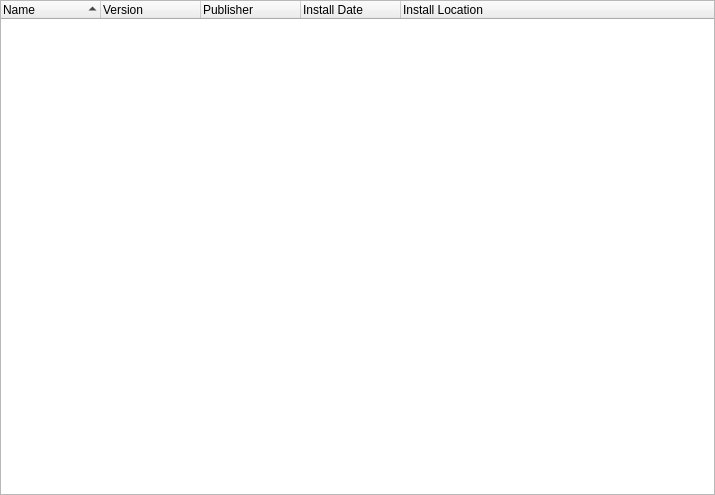
<?xml version="1.0" encoding="UTF-8"?>
<ui version="4.0">
 <class>SysInfoApplications</class>
 <widget class="QWidget" name="SysInfoApplications">
  <property name="geometry">
   <rect>
    <x>0</x>
    <y>0</y>
    <width>715</width>
    <height>495</height>
   </rect>
  </property>
  <property name="windowTitle">
   <string/>
  </property>
  <layout class="QVBoxLayout" name="verticalLayout">
   <property name="leftMargin">
    <number>0</number>
   </property>
   <property name="topMargin">
    <number>0</number>
   </property>
   <property name="rightMargin">
    <number>0</number>
   </property>
   <property name="bottomMargin">
    <number>0</number>
   </property>
   <item>
    <widget class="QTreeWidget" name="tree">
     <property name="contextMenuPolicy">
      <enum>Qt::ContextMenuPolicy::CustomContextMenu</enum>
     </property>
     <property name="showDropIndicator" stdset="0">
      <bool>false</bool>
     </property>
     <property name="iconSize">
      <size>
       <width>16</width>
       <height>16</height>
      </size>
     </property>
     <property name="indentation">
      <number>0</number>
     </property>
     <property name="sortingEnabled">
      <bool>true</bool>
     </property>
     <attribute name="headerShowSortIndicator" stdset="0">
      <bool>true</bool>
     </attribute>
     <column>
      <property name="text">
       <string>Name</string>
      </property>
     </column>
     <column>
      <property name="text">
       <string>Version</string>
      </property>
     </column>
     <column>
      <property name="text">
       <string>Publisher</string>
      </property>
     </column>
     <column>
      <property name="text">
       <string>Install Date</string>
      </property>
     </column>
     <column>
      <property name="text">
       <string>Install Location</string>
      </property>
     </column>
    </widget>
   </item>
  </layout>
  <action name="action_copy_row">
   <property name="text">
    <string>Copy Row</string>
   </property>
  </action>
  <action name="action_copy_value">
   <property name="text">
    <string>Copy Value</string>
   </property>
  </action>
  <action name="action_search_in_google">
   <property name="text">
    <string>Search in Google</string>
   </property>
  </action>
 </widget>
 <resources/>
 <connections/>
</ui>
